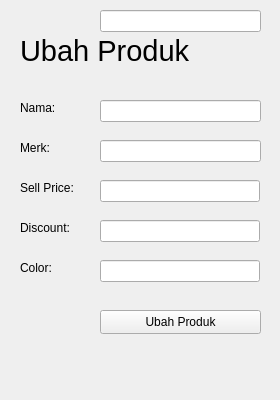
<?xml version="1.0" encoding="UTF-8"?>
<ui version="4.0">
 <class>Form</class>
 <widget class="QWidget" name="Form">
  <property name="geometry">
   <rect>
    <x>0</x>
    <y>0</y>
    <width>280</width>
    <height>400</height>
   </rect>
  </property>
  <property name="windowTitle">
   <string>Form</string>
  </property>
  <widget class="QLabel" name="label">
   <property name="geometry">
    <rect>
     <x>20</x>
     <y>30</y>
     <width>181</width>
     <height>41</height>
    </rect>
   </property>
   <property name="font">
    <font>
     <pointsize>22</pointsize>
    </font>
   </property>
   <property name="text">
    <string>Ubah Produk</string>
   </property>
  </widget>
  <widget class="QLineEdit" name="input_edit_row">
   <property name="geometry">
    <rect>
     <x>100</x>
     <y>10</y>
     <width>161</width>
     <height>22</height>
    </rect>
   </property>
   <property name="inputMask">
    <string comment="&quot;00&quot;" extracomment="&quot;00&quot;"/>
   </property>
  </widget>
  <widget class="QLineEdit" name="input_edit_name">
   <property name="geometry">
    <rect>
     <x>100</x>
     <y>100</y>
     <width>161</width>
     <height>22</height>
    </rect>
   </property>
   <property name="inputMask">
    <string comment="&quot;00&quot;" extracomment="&quot;00&quot;"/>
   </property>
  </widget>
  <widget class="QLineEdit" name="input_edit_merk">
   <property name="geometry">
    <rect>
     <x>100</x>
     <y>140</y>
     <width>161</width>
     <height>22</height>
    </rect>
   </property>
   <property name="inputMask">
    <string comment="&quot;00&quot;" extracomment="&quot;00&quot;"/>
   </property>
  </widget>
  <widget class="QPushButton" name="button_edit_produk">
   <property name="geometry">
    <rect>
     <x>100</x>
     <y>310</y>
     <width>161</width>
     <height>24</height>
    </rect>
   </property>
   <property name="text">
    <string>Ubah Produk</string>
   </property>
  </widget>
  <widget class="QLabel" name="label_3">
   <property name="geometry">
    <rect>
     <x>20</x>
     <y>100</y>
     <width>61</width>
     <height>16</height>
    </rect>
   </property>
   <property name="text">
    <string>Nama:</string>
   </property>
  </widget>
  <widget class="QLabel" name="label_4">
   <property name="geometry">
    <rect>
     <x>20</x>
     <y>140</y>
     <width>61</width>
     <height>16</height>
    </rect>
   </property>
   <property name="text">
    <string>Merk:</string>
   </property>
  </widget>
  <widget class="QLineEdit" name="input_edit_sell_price">
   <property name="geometry">
    <rect>
     <x>100</x>
     <y>180</y>
     <width>160</width>
     <height>22</height>
    </rect>
   </property>
   <property name="inputMask">
    <string comment="&quot;00&quot;" extracomment="&quot;00&quot;"/>
   </property>
  </widget>
  <widget class="QLineEdit" name="input_edit_discount">
   <property name="geometry">
    <rect>
     <x>100</x>
     <y>220</y>
     <width>160</width>
     <height>22</height>
    </rect>
   </property>
   <property name="inputMask">
    <string comment="&quot;00&quot;" extracomment="&quot;00&quot;"/>
   </property>
  </widget>
  <widget class="QLineEdit" name="input_edit_color">
   <property name="geometry">
    <rect>
     <x>100</x>
     <y>260</y>
     <width>160</width>
     <height>22</height>
    </rect>
   </property>
   <property name="inputMask">
    <string comment="&quot;00&quot;" extracomment="&quot;00&quot;"/>
   </property>
  </widget>
  <widget class="QLabel" name="label_5">
   <property name="geometry">
    <rect>
     <x>20</x>
     <y>180</y>
     <width>61</width>
     <height>16</height>
    </rect>
   </property>
   <property name="text">
    <string>Sell Price:</string>
   </property>
  </widget>
  <widget class="QLabel" name="label_6">
   <property name="geometry">
    <rect>
     <x>20</x>
     <y>220</y>
     <width>61</width>
     <height>16</height>
    </rect>
   </property>
   <property name="text">
    <string>Discount:</string>
   </property>
  </widget>
  <widget class="QLabel" name="label_7">
   <property name="geometry">
    <rect>
     <x>20</x>
     <y>260</y>
     <width>61</width>
     <height>16</height>
    </rect>
   </property>
   <property name="text">
    <string>Color:</string>
   </property>
  </widget>
 </widget>
 <tabstops>
  <tabstop>input_edit_name</tabstop>
  <tabstop>input_edit_merk</tabstop>
  <tabstop>input_edit_sell_price</tabstop>
  <tabstop>input_edit_discount</tabstop>
  <tabstop>input_edit_color</tabstop>
  <tabstop>button_edit_produk</tabstop>
  <tabstop>input_edit_row</tabstop>
 </tabstops>
 <resources/>
 <connections/>
</ui>
